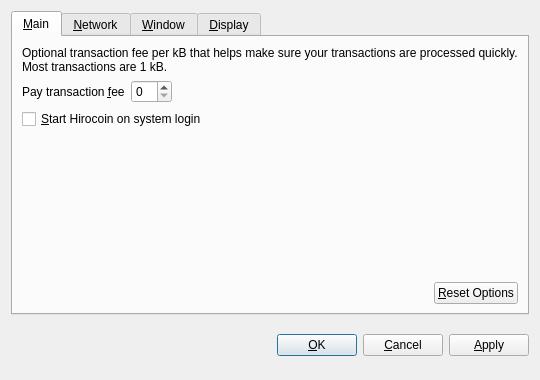
<?xml version="1.0" encoding="UTF-8"?>
<ui version="4.0">
 <class>OptionsDialog</class>
 <widget class="QDialog" name="OptionsDialog">
  <property name="geometry">
   <rect>
    <x>0</x>
    <y>0</y>
    <width>540</width>
    <height>380</height>
   </rect>
  </property>
  <property name="windowTitle">
   <string>Options</string>
  </property>
  <property name="modal">
   <bool>true</bool>
  </property>
  <layout class="QVBoxLayout" name="verticalLayout">
   <item>
    <widget class="QTabWidget" name="tabWidget">
     <property name="tabPosition">
      <enum>QTabWidget::North</enum>
     </property>
     <property name="currentIndex">
      <number>0</number>
     </property>
     <widget class="QWidget" name="tabMain">
      <attribute name="title">
       <string>&amp;Main</string>
      </attribute>
      <layout class="QVBoxLayout" name="verticalLayout_Main">
       <item>
        <widget class="QLabel" name="transactionFeeInfoLabel">
         <property name="text">
          <string>Optional transaction fee per kB that helps make sure your transactions are processed quickly. Most transactions are 1 kB.</string>
         </property>
         <property name="textFormat">
          <enum>Qt::PlainText</enum>
         </property>
         <property name="wordWrap">
          <bool>true</bool>
         </property>
        </widget>
       </item>
       <item>
        <layout class="QHBoxLayout" name="horizontalLayout_1_Main">
         <item>
          <widget class="QLabel" name="transactionFeeLabel">
           <property name="text">
            <string>Pay transaction &amp;fee</string>
           </property>
           <property name="textFormat">
            <enum>Qt::PlainText</enum>
           </property>
           <property name="buddy">
            <cstring>transactionFee</cstring>
           </property>
          </widget>
         </item>
         <item>
          <widget class="BitcoinAmountField" name="transactionFee"/>
         </item>
         <item>
          <spacer name="horizontalSpacer_1_Main">
           <property name="orientation">
            <enum>Qt::Horizontal</enum>
           </property>
           <property name="sizeHint" stdset="0">
            <size>
             <width>40</width>
             <height>20</height>
            </size>
           </property>
          </spacer>
         </item>
        </layout>
       </item>
       <item>
        <widget class="QCheckBox" name="bitcoinAtStartup">
         <property name="toolTip">
          <string>Automatically start Hirocoin after logging in to the system.</string>
         </property>
         <property name="text">
          <string>&amp;Start Hirocoin on system login</string>
         </property>
        </widget>
       </item>
       <item>
        <spacer name="verticalSpacer_Main">
         <property name="orientation">
          <enum>Qt::Vertical</enum>
         </property>
         <property name="sizeHint" stdset="0">
          <size>
           <width>20</width>
           <height>40</height>
          </size>
         </property>
        </spacer>
       </item>
       <item>
        <layout class="QHBoxLayout" name="horizontalLayout_2_Main">
         <item>
          <spacer name="horizontalSpacer_2_Main">
           <property name="orientation">
            <enum>Qt::Horizontal</enum>
           </property>
           <property name="sizeHint" stdset="0">
            <size>
             <width>40</width>
             <height>20</height>
            </size>
           </property>
          </spacer>
         </item>
         <item>
          <widget class="QPushButton" name="resetButton">
           <property name="toolTip">
            <string>Reset all client options to default.</string>
           </property>
           <property name="text">
            <string>&amp;Reset Options</string>
           </property>
           <property name="autoDefault">
            <bool>false</bool>
           </property>
          </widget>
         </item>
        </layout>
       </item>
      </layout>
     </widget>
     <widget class="QWidget" name="tabNetwork">
      <attribute name="title">
       <string>&amp;Network</string>
      </attribute>
      <layout class="QVBoxLayout" name="verticalLayout_Network">
       <item>
        <widget class="QCheckBox" name="mapPortUpnp">
         <property name="toolTip">
          <string>Automatically open the Hirocoin client port on the router. This only works when your router supports UPnP and it is enabled.</string>
         </property>
         <property name="text">
          <string>Map port using &amp;UPnP</string>
         </property>
        </widget>
       </item>
       <item>
        <widget class="QCheckBox" name="connectSocks">
         <property name="toolTip">
          <string>Connect to the Hirocoin network through a SOCKS proxy (e.g. when connecting through Tor).</string>
         </property>
         <property name="text">
          <string>&amp;Connect through SOCKS proxy:</string>
         </property>
        </widget>
       </item>
       <item>
        <layout class="QHBoxLayout" name="horizontalLayout_Network">
         <item>
          <widget class="QLabel" name="proxyIpLabel">
           <property name="text">
            <string>Proxy &amp;IP:</string>
           </property>
           <property name="textFormat">
            <enum>Qt::PlainText</enum>
           </property>
           <property name="buddy">
            <cstring>proxyIp</cstring>
           </property>
          </widget>
         </item>
         <item>
          <widget class="QValidatedLineEdit" name="proxyIp">
           <property name="maximumSize">
            <size>
             <width>140</width>
             <height>16777215</height>
            </size>
           </property>
           <property name="toolTip">
            <string>IP address of the proxy (e.g. 127.0.0.1)</string>
           </property>
          </widget>
         </item>
         <item>
          <widget class="QLabel" name="proxyPortLabel">
           <property name="text">
            <string>&amp;Port:</string>
           </property>
           <property name="textFormat">
            <enum>Qt::PlainText</enum>
           </property>
           <property name="buddy">
            <cstring>proxyPort</cstring>
           </property>
          </widget>
         </item>
         <item>
          <widget class="QLineEdit" name="proxyPort">
           <property name="maximumSize">
            <size>
             <width>55</width>
             <height>16777215</height>
            </size>
           </property>
           <property name="toolTip">
            <string>Port of the proxy (e.g. 9050)</string>
           </property>
          </widget>
         </item>
         <item>
          <widget class="QLabel" name="socksVersionLabel">
           <property name="text">
            <string>SOCKS &amp;Version:</string>
           </property>
           <property name="textFormat">
            <enum>Qt::PlainText</enum>
           </property>
           <property name="buddy">
            <cstring>socksVersion</cstring>
           </property>
          </widget>
         </item>
         <item>
          <widget class="QValueComboBox" name="socksVersion">
           <property name="toolTip">
            <string>SOCKS version of the proxy (e.g. 5)</string>
           </property>
          </widget>
         </item>
         <item>
          <spacer name="horizontalSpacer_Network">
           <property name="orientation">
            <enum>Qt::Horizontal</enum>
           </property>
           <property name="sizeHint" stdset="0">
            <size>
             <width>40</width>
             <height>20</height>
            </size>
           </property>
          </spacer>
         </item>
        </layout>
       </item>
       <item>
        <spacer name="verticalSpacer_Network">
         <property name="orientation">
          <enum>Qt::Vertical</enum>
         </property>
         <property name="sizeHint" stdset="0">
          <size>
           <width>20</width>
           <height>40</height>
          </size>
         </property>
        </spacer>
       </item>
      </layout>
     </widget>
     <widget class="QWidget" name="tabWindow">
      <attribute name="title">
       <string>&amp;Window</string>
      </attribute>
      <layout class="QVBoxLayout" name="verticalLayout_Window">
       <item>
        <widget class="QCheckBox" name="minimizeToTray">
         <property name="toolTip">
          <string>Show only a tray icon after minimizing the window.</string>
         </property>
         <property name="text">
          <string>&amp;Minimize to the tray instead of the taskbar</string>
         </property>
        </widget>
       </item>
       <item>
        <widget class="QCheckBox" name="minimizeOnClose">
         <property name="toolTip">
          <string>Minimize instead of exit the application when the window is closed. When this option is enabled, the application will be closed only after selecting Quit in the menu.</string>
         </property>
         <property name="text">
          <string>M&amp;inimize on close</string>
         </property>
        </widget>
       </item>
       <item>
        <spacer name="verticalSpacer_Window">
         <property name="orientation">
          <enum>Qt::Vertical</enum>
         </property>
         <property name="sizeHint" stdset="0">
          <size>
           <width>20</width>
           <height>40</height>
          </size>
         </property>
        </spacer>
       </item>
      </layout>
     </widget>
     <widget class="QWidget" name="tabDisplay">
      <attribute name="title">
       <string>&amp;Display</string>
      </attribute>
      <layout class="QVBoxLayout" name="verticalLayout_Display">
       <item>
        <layout class="QHBoxLayout" name="horizontalLayout_1_Display">
         <item>
          <widget class="QLabel" name="langLabel">
           <property name="text">
            <string>User Interface &amp;language:</string>
           </property>
           <property name="textFormat">
            <enum>Qt::PlainText</enum>
           </property>
           <property name="buddy">
            <cstring>lang</cstring>
           </property>
          </widget>
         </item>
         <item>
          <widget class="QValueComboBox" name="lang">
           <property name="toolTip">
            <string>The user interface language can be set here. This setting will take effect after restarting Hirocoin.</string>
           </property>
          </widget>
         </item>
        </layout>
       </item>
       <item>
        <layout class="QHBoxLayout" name="horizontalLayout_2_Display">
         <item>
          <widget class="QLabel" name="unitLabel">
           <property name="text">
            <string>&amp;Unit to show amounts in:</string>
           </property>
           <property name="textFormat">
            <enum>Qt::PlainText</enum>
           </property>
           <property name="buddy">
            <cstring>unit</cstring>
           </property>
          </widget>
         </item>
         <item>
          <widget class="QValueComboBox" name="unit">
           <property name="toolTip">
            <string>Choose the default subdivision unit to show in the interface and when sending coins.</string>
           </property>
          </widget>
         </item>
        </layout>
       </item>
       <item>
        <widget class="QCheckBox" name="displayAddresses">
         <property name="toolTip">
          <string>Whether to show Hirocoin addresses in the transaction list or not.</string>
         </property>
         <property name="text">
          <string>&amp;Display addresses in transaction list</string>
         </property>
        </widget>
       </item>
       <item>
        <widget class="QCheckBox" name="coinControlFeatures">
         <property name="toolTip">
          <string>Whether to show coin control features or not.</string>
         </property>
         <property name="text">
          <string>Display coin &amp;control features (experts only!)</string>
         </property>
        </widget>
       </item>
       <item>
        <spacer name="verticalSpacer_Display">
         <property name="orientation">
          <enum>Qt::Vertical</enum>
         </property>
         <property name="sizeHint" stdset="0">
          <size>
           <width>20</width>
           <height>40</height>
          </size>
         </property>
        </spacer>
       </item>
      </layout>
     </widget>
    </widget>
   </item>
   <item>
    <layout class="QHBoxLayout" name="horizontalLayout_Buttons">
     <item>
      <spacer name="horizontalSpacer_1">
       <property name="orientation">
        <enum>Qt::Horizontal</enum>
       </property>
       <property name="sizeHint" stdset="0">
        <size>
         <width>40</width>
         <height>48</height>
        </size>
       </property>
      </spacer>
     </item>
     <item>
      <widget class="QLabel" name="statusLabel">
       <property name="font">
        <font>
         <weight>75</weight>
         <bold>true</bold>
        </font>
       </property>
       <property name="text">
        <string/>
       </property>
       <property name="textFormat">
        <enum>Qt::PlainText</enum>
       </property>
       <property name="wordWrap">
        <bool>true</bool>
       </property>
      </widget>
     </item>
     <item>
      <spacer name="horizontalSpacer_2">
       <property name="orientation">
        <enum>Qt::Horizontal</enum>
       </property>
       <property name="sizeHint" stdset="0">
        <size>
         <width>40</width>
         <height>48</height>
        </size>
       </property>
      </spacer>
     </item>
     <item>
      <widget class="QPushButton" name="okButton">
       <property name="text">
        <string>&amp;OK</string>
       </property>
      </widget>
     </item>
     <item>
      <widget class="QPushButton" name="cancelButton">
       <property name="text">
        <string>&amp;Cancel</string>
       </property>
       <property name="autoDefault">
        <bool>false</bool>
       </property>
      </widget>
     </item>
     <item>
      <widget class="QPushButton" name="applyButton">
       <property name="text">
        <string>&amp;Apply</string>
       </property>
       <property name="autoDefault">
        <bool>false</bool>
       </property>
      </widget>
     </item>
    </layout>
   </item>
  </layout>
 </widget>
 <customwidgets>
  <customwidget>
   <class>BitcoinAmountField</class>
   <extends>QSpinBox</extends>
   <header>bitcoinamountfield.h</header>
  </customwidget>
  <customwidget>
   <class>QValueComboBox</class>
   <extends>QComboBox</extends>
   <header>qvaluecombobox.h</header>
  </customwidget>
  <customwidget>
   <class>QValidatedLineEdit</class>
   <extends>QLineEdit</extends>
   <header>qvalidatedlineedit.h</header>
  </customwidget>
 </customwidgets>
 <resources/>
 <connections/>
</ui>
